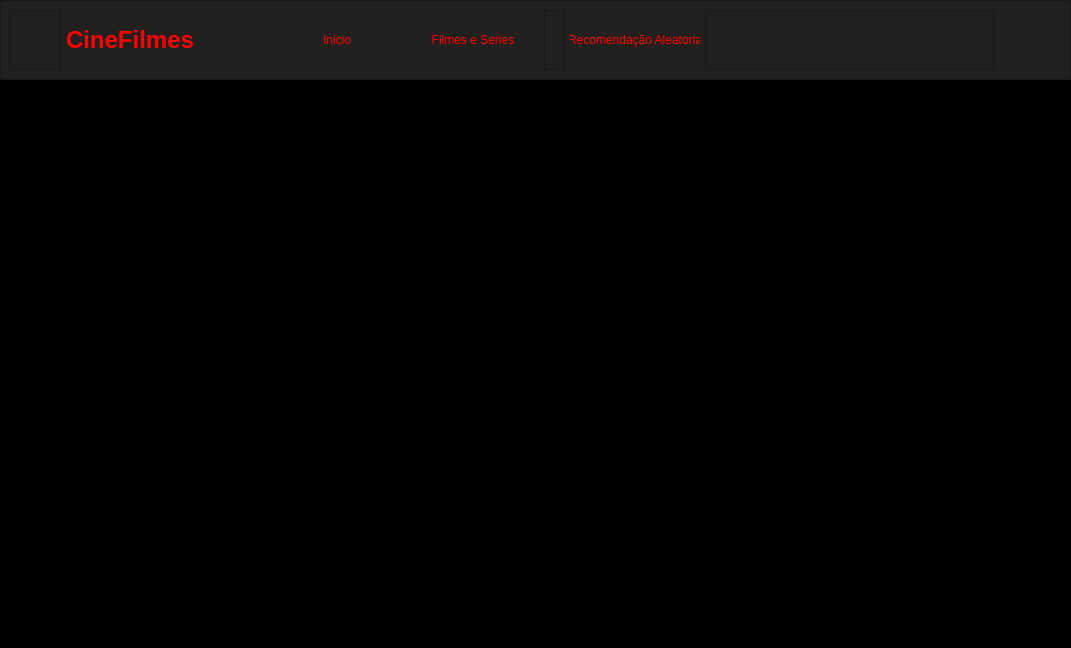
<?xml version="1.0" encoding="UTF-8"?>
<ui version="4.0">
 <class>MainWindow</class>
 <widget class="QMainWindow" name="MainWindow">
  <property name="geometry">
   <rect>
    <x>0</x>
    <y>0</y>
    <width>1071</width>
    <height>648</height>
   </rect>
  </property>
  <property name="windowTitle">
   <string>MainWindow</string>
  </property>
  <widget class="QWidget" name="centralwidget">
   <layout class="QVBoxLayout" name="verticalLayout">
    <property name="spacing">
     <number>0</number>
    </property>
    <property name="leftMargin">
     <number>0</number>
    </property>
    <property name="topMargin">
     <number>0</number>
    </property>
    <property name="rightMargin">
     <number>0</number>
    </property>
    <property name="bottomMargin">
     <number>0</number>
    </property>
    <item>
     <widget class="QFrame" name="Frame_Todo">
      <property name="maximumSize">
       <size>
        <width>16777215</width>
        <height>80</height>
       </size>
      </property>
      <property name="styleSheet">
       <string notr="true">background: #221F1F;</string>
      </property>
      <property name="frameShape">
       <enum>QFrame::StyledPanel</enum>
      </property>
      <property name="frameShadow">
       <enum>QFrame::Raised</enum>
      </property>
      <layout class="QHBoxLayout" name="horizontalLayout">
       <item>
        <widget class="QFrame" name="Frame_Espaco3">
         <property name="maximumSize">
          <size>
           <width>50</width>
           <height>100</height>
          </size>
         </property>
         <property name="frameShape">
          <enum>QFrame::StyledPanel</enum>
         </property>
         <property name="frameShadow">
          <enum>QFrame::Raised</enum>
         </property>
        </widget>
       </item>
       <item>
        <widget class="QLabel" name="txt_Logo">
         <property name="maximumSize">
          <size>
           <width>200</width>
           <height>16777215</height>
          </size>
         </property>
         <property name="font">
          <font>
           <family>Segoe UI</family>
           <pointsize>18</pointsize>
           <weight>75</weight>
           <bold>true</bold>
          </font>
         </property>
         <property name="styleSheet">
          <string notr="true">color: red;</string>
         </property>
         <property name="text">
          <string>CineFilmes</string>
         </property>
        </widget>
       </item>
       <item>
        <widget class="QPushButton" name="Btn_Inicio">
         <property name="maximumSize">
          <size>
           <width>130</width>
           <height>16777215</height>
          </size>
         </property>
         <property name="styleSheet">
          <string notr="true">color: red;
border:none;
</string>
         </property>
         <property name="text">
          <string>Inicio</string>
         </property>
        </widget>
       </item>
       <item>
        <widget class="QPushButton" name="Btn_FileseSeries">
         <property name="maximumSize">
          <size>
           <width>130</width>
           <height>16777215</height>
          </size>
         </property>
         <property name="styleSheet">
          <string notr="true">border:none;
color: red;</string>
         </property>
         <property name="text">
          <string>Filmes e Series</string>
         </property>
        </widget>
       </item>
       <item>
        <widget class="QFrame" name="Frame_Espaco1">
         <property name="maximumSize">
          <size>
           <width>20</width>
           <height>16777215</height>
          </size>
         </property>
         <property name="frameShape">
          <enum>QFrame::StyledPanel</enum>
         </property>
         <property name="frameShadow">
          <enum>QFrame::Raised</enum>
         </property>
        </widget>
       </item>
       <item>
        <widget class="QPushButton" name="Btn_Recomendacao">
         <property name="maximumSize">
          <size>
           <width>130</width>
           <height>16777215</height>
          </size>
         </property>
         <property name="styleSheet">
          <string notr="true">border: none;
color: red;</string>
         </property>
         <property name="text">
          <string>Recomendação Aleatoria</string>
         </property>
        </widget>
       </item>
       <item>
        <widget class="QFrame" name="Frame_Espaco2">
         <property name="frameShape">
          <enum>QFrame::StyledPanel</enum>
         </property>
         <property name="frameShadow">
          <enum>QFrame::Raised</enum>
         </property>
        </widget>
       </item>
       <item>
        <widget class="QLabel" name="Img_usuario">
         <property name="maximumSize">
          <size>
           <width>60</width>
           <height>16777215</height>
          </size>
         </property>
         <property name="text">
          <string/>
         </property>
         <property name="pixmap">
          <pixmap>icon_perfil.png</pixmap>
         </property>
         <property name="scaledContents">
          <bool>true</bool>
         </property>
        </widget>
       </item>
      </layout>
     </widget>
    </item>
    <item>
     <widget class="QFrame" name="frame_2">
      <property name="styleSheet">
       <string notr="true">background: #000000;</string>
      </property>
      <property name="frameShape">
       <enum>QFrame::StyledPanel</enum>
      </property>
      <property name="frameShadow">
       <enum>QFrame::Raised</enum>
      </property>
      <layout class="QVBoxLayout" name="verticalLayout_2">
       <property name="spacing">
        <number>0</number>
       </property>
       <property name="leftMargin">
        <number>0</number>
       </property>
       <property name="topMargin">
        <number>0</number>
       </property>
       <property name="rightMargin">
        <number>0</number>
       </property>
       <property name="bottomMargin">
        <number>0</number>
       </property>
       <item>
        <widget class="QFrame" name="Frame_Espaco4">
         <property name="maximumSize">
          <size>
           <width>16777215</width>
           <height>30</height>
          </size>
         </property>
         <property name="frameShape">
          <enum>QFrame::StyledPanel</enum>
         </property>
         <property name="frameShadow">
          <enum>QFrame::Raised</enum>
         </property>
        </widget>
       </item>
       <item>
        <widget class="QFrame" name="Frame_topo">
         <property name="maximumSize">
          <size>
           <width>16777215</width>
           <height>50</height>
          </size>
         </property>
         <property name="frameShape">
          <enum>QFrame::StyledPanel</enum>
         </property>
         <property name="frameShadow">
          <enum>QFrame::Raised</enum>
         </property>
         <layout class="QHBoxLayout" name="horizontalLayout_2">
          <property name="spacing">
           <number>0</number>
          </property>
          <property name="leftMargin">
           <number>0</number>
          </property>
          <property name="topMargin">
           <number>0</number>
          </property>
          <property name="rightMargin">
           <number>0</number>
          </property>
          <property name="bottomMargin">
           <number>0</number>
          </property>
          <item>
           <widget class="QFrame" name="Frame_Espaco5">
            <property name="minimumSize">
             <size>
              <width>65</width>
              <height>0</height>
             </size>
            </property>
            <property name="maximumSize">
             <size>
              <width>65</width>
              <height>16777215</height>
             </size>
            </property>
            <property name="frameShape">
             <enum>QFrame::StyledPanel</enum>
            </property>
            <property name="frameShadow">
             <enum>QFrame::Raised</enum>
            </property>
           </widget>
          </item>
         </layout>
        </widget>
       </item>
       <item>
        <widget class="QFrame" name="Frame_Main">
         <property name="frameShape">
          <enum>QFrame::StyledPanel</enum>
         </property>
         <property name="frameShadow">
          <enum>QFrame::Raised</enum>
         </property>
        </widget>
       </item>
      </layout>
     </widget>
    </item>
   </layout>
  </widget>
 </widget>
 <resources/>
 <connections/>
</ui>
